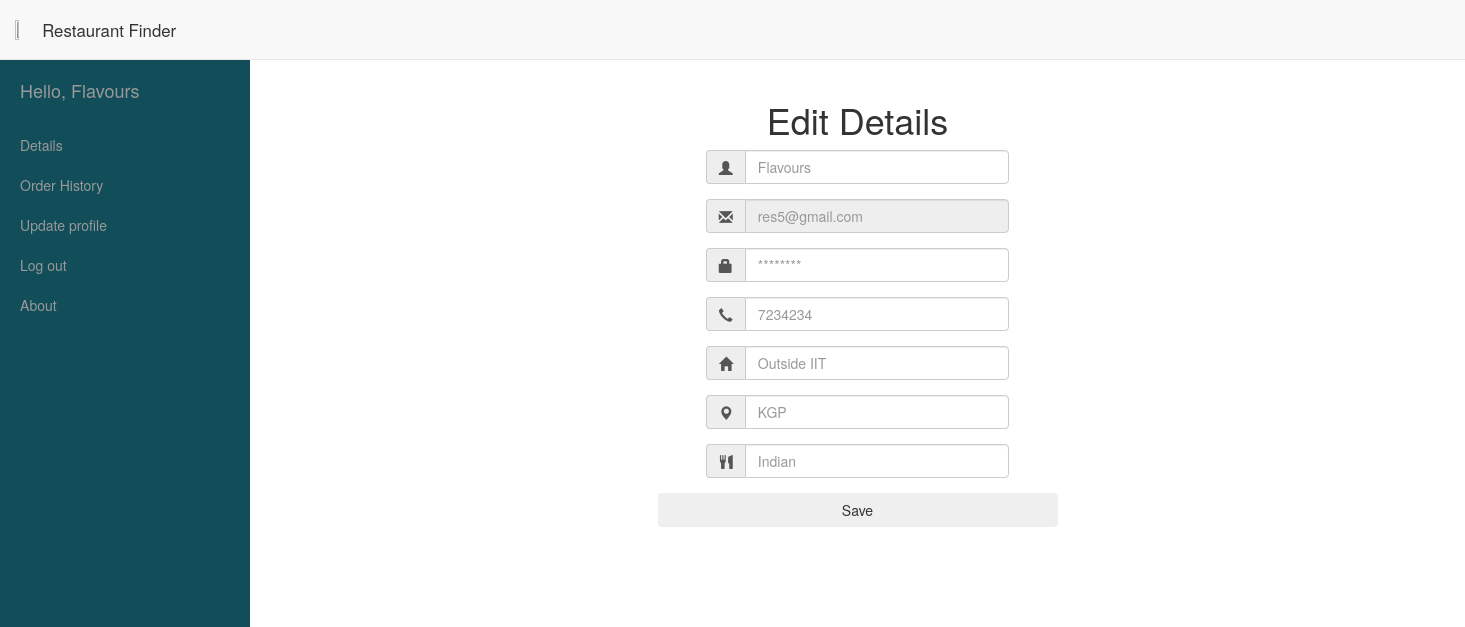
The page /details/ (signed in) on the database its author committed.
### foodspark/models.py (models this page shows, shortened)
class Restaurant(models.Model):
	email = models.EmailField(primary_key = True)
	password = models.CharField(max_length=100)
	name = models.CharField(max_length=200)
	address = models.TextField()
	RES_TYPE = (
		('B','Bar'),
		('R','Restaurant'),
		('C','Cafe')
	)
	res_type = models.CharField(max_length=1,choices = RES_TYPE,default = 'R')
	cuisine = models.CharField(null = True, max_length=100)
	city = models.CharField(max_length = 100,null = True)
	phone_regex = RegexValidator(regex=r'^\+?1?\d{9,15}$', message="Phone number must be entered in the format: '+999999999'. Up to 15 digits allowed.") #############look into regex
	phone = models.CharField(validators=[phone_regex],max_length=15,blank = True)
	imgurl = models.CharField(max_length=1000,null=True)

### foodspark/views.py (the view)
# urls.py: url(r'^details/?$',views.details,name='details'),
def details(request):
	if 'id' in request.session.keys():
		if request.session['type'] == 'customer':
			context = {
				'customer':Customer.objects.get(email=request.session['id']),
			}
			return render(request,'foodspark/userdetails.html',context)
		elif request.session['type'] == 'restaurant':
			context = {
				'restaurant':Restaurant.objects.get(email=request.session['id'])
			}
			return render(request,'foodspark/restdetails.html',context)
	else:
		return render(request,"foodspark/login.html")

### foodspark/templates/foodspark/restdetails.html (shortened to what this page needs)
<!DOCTYPE html>
<html lang="en">
<head>
    <link href="/static/css/bootstrap.min.css" rel="stylesheet">
    <link href="/static/css/jquery-clockpicker.min.css" rel="stylesheet">
    <link href="/static/css/mystyle.css" rel="stylesheet">
    <link href="/static/css/simple-sidebar.css" rel="stylesheet">
</head>
<body>
    <nav class="navbar navbar-nav navbar-default navbar-fixed-top">
        <div class="container" style="margin:0 !important;">
            <span class="navbar-left" style="font-size:1.2em;"><img src="/static/img/logo.gif" class="logo_bitch"/>   Restaurant Finder</span>
        </div>
    </nav>
    <div id="wrapper">
        <div id="sidebar-wrapper">
            <ul class="sidebar-nav">
                <li class="sidebar-brand">
                    <a href="/">
                        Hello, {{restaurant.name}}
                    </a>
                </li>
                <li>
                    <a href="/details/">Details</a>
                </li>
                <li>
                    <a href="/resthistory/">Order History</a>
                </li>
                <li>
                    <a href="/restprofile/">Update profile</a>
                </li>
                <li>
                    <a href="/logout/">Log out</a>
                </li>
                <li>
                    <a href="/about/">About</a>
                </li>
            </ul>
        </div>
        <div id="page-content-wrapper">
            <div class="container-fluid">
                <div class="row">
                    <div class="col-lg-12">
                        <h1 style="text-align:center;">Edit Details</h1>
                        <div class="container">
                          <div class="row">
                            <div class="Absolute-Center is-Responsive" style="padding:0px !important;margin-top: 70px !important;">
                              <div class="col-sm-12 col-md-10 col-md-offset-1">
                                <form action="/savedetails/" method="post" id="loginForm">
                                  <div class="form-group input-group">
                                    <span class="input-group-addon"><i class="glyphicon glyphicon-user"></i></span>
                                    <input class="form-control" type="text" name='name' placeholder="{{restaurant.name}}"/>
                                  </div>
                                  <div class="form-group input-group">
                                    <span class="input-group-addon"><i class="glyphicon glyphicon-envelope"></i></span>
                                    <input class="form-control" type="text" name='name' placeholder="{{restaurant.email}}" disabled/>
                                  </div>
                                  <div class="form-group input-group">
                                    <span class="input-group-addon"><i class="glyphicon glyphicon-lock"></i></span>
                                    <input class="form-control" type="password" name='password' placeholder="********"/>
                                  </div>
                                  <div class="form-group input-group">
                                    <span class="input-group-addon"><i class="glyphicon glyphicon-earphone"></i></span>
                                    <input class="form-control" type="tel" name='phone' placeholder="{{restaurant.phone}}"/>
                                  </div>
                                  <div class="form-group input-group">
                                    <span class="input-group-addon"><i class="glyphicon glyphicon-home"></i></span>
                                    <input class="form-control" type="text" name='address' placeholder="{{restaurant.address}}"/>
                                  </div>
                                  <div class="form-group input-group">
                                    <span class="input-group-addon"><i class="glyphicon glyphicon-map-marker"></i></span>
                                    <input class="form-control" type="text" name='city' placeholder="{{restaurant.city}}"/>
                                  </div>
                                  <div class="form-group input-group">
                                    <span class="input-group-addon"><i class="glyphicon glyphicon-cutlery"></i></span>
                                    <input class="form-control" type="text" name='cuisine' placeholder="{{restaurant.cuisine}}"/>
                                  </div>
                                  </div>
                                  <div class="form-group">
                                    <button type="submit" class="btn btn-def btn-block">Save</button>
                                  </div>
                              </div>
                            </div>
                            <div style="padding-top: 450px;"></div>
                          </div>
                        </div>
                    </div>
                </div>
            </div>
        </div>
</body>
</html>

### foodspark/static/css/mystyle.css (style rules this page uses)
.logo_bitch { width:10%; height:10%; }
.navbar-left { width: 225px; }
.navbar-fixed-top { line-height:60px; height:60px; }
.navbar-nav { margin: 0 !important; }
.Absolute-Center { margin: auto; position: absolute; top: 0; left: 0; bottom: 0; right: 0; }
.Absolute-Center.is-Responsive { width: 50%; height: 50%; min-width: 200px; max-width: 400px; padding: 40px; }

### foodspark/static/css/simple-sidebar.css (style rules this page uses)
body { overflow-x: hidden; }
#wrapper { padding-left: 0; -webkit-transition: all 0.5s ease; -moz-transition: all 0.5s ease; -o-transition: all 0.5s ease; transition: all 0.5s ease; }
#sidebar-wrapper { z-index: 1000; position: fixed; left: 250px; width: 0; height: 100%; margin-left: -250px; overflow-y: auto; background: #124E59; -webkit-transition: all 0.5s ease; -moz-transition: all 0.5s ease; -o-transition: all 0.5s ease; transition: all 0.5s ease; }
#page-content-wrapper { width: 100%; position: absolute; padding: 15px; }
.sidebar-nav { position: absolute; top: 0; width: 250px; margin: 0; padding: 0; list-style: none; }
.sidebar-nav li { text-indent: 20px; line-height: 40px; }
.sidebar-nav li a { display: block; text-decoration: none; color: #999999; }
.sidebar-nav > .sidebar-brand { height: 65px; font-size: 18px; line-height: 60px; }
.sidebar-nav > .sidebar-brand a { color: #999999; }
@media (min-width:768px) { #wrapper { padding-left: 250px; } }
@media (min-width:768px) { #sidebar-wrapper { width: 250px; } }
@media (min-width:768px) { #page-content-wrapper { padding: 20px; position: relative; } }

### rows shown on the page
Restaurant: name "Flavours", name "res5@gmail.com", phone "7234234", address "Outside IIT", city "KGP", cuisine "Indian"
